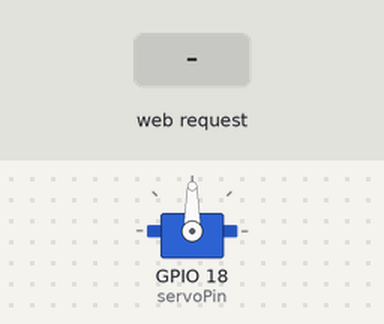
Simulated run of this sketch. Board: ESP32. Shown: servo. Inputs (shaded band) come from the test bench. WiFi joins after 1.5 s; servers stay silent unless stated; what the sketch prints to the serial monitor is not drawn.

Above: at 2.7 s.
2.8 s: HTTP request GET /up received
At 3.4 s:
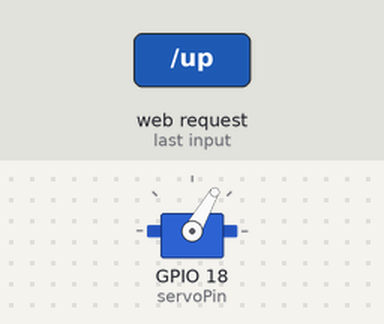
4.3 s: HTTP request GET /down received
At 5.5 s:
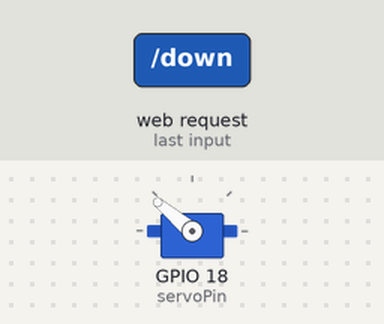
5.8 s: HTTP request GET /angle?val=1 received
At 6.9 s:
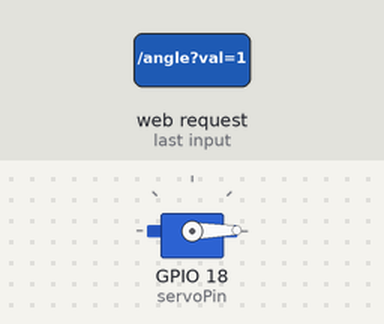
7.3 s: HTTP request GET /angle?val=120 received
At 8.0 s:
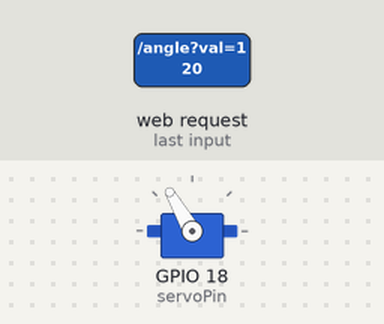
8.8 s: HTTP request GET /up?val=1 received
At 9.1 s:
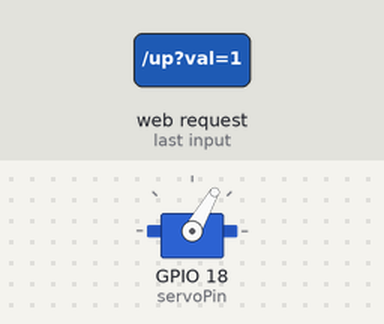
10.3 s: HTTP request GET /down?val=1 received
At 11.5 s:
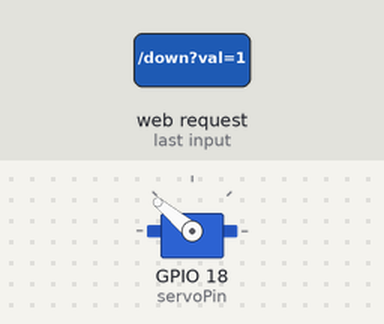
Timing chart, 0 to 12.8 s (numbered marks = the images above; inputs shaded):
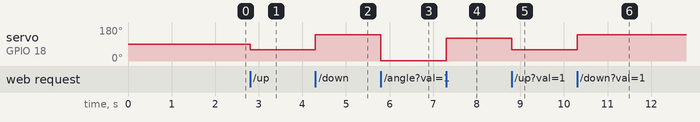

Measured:
- after the input at 2.8 s, servo on GPIO 18 (servoPin): 90° → 60° at once
- after the input at 4.3 s, servo on GPIO 18 (servoPin): 60° → 140° at once
- after the input at 5.8 s, servo on GPIO 18 (servoPin): 140° → 1° at once
- after the input at 7.3 s, servo on GPIO 18 (servoPin): 1° → 120° at once
- after the input at 8.8 s, servo on GPIO 18 (servoPin): 120° → 60° at once
- after the input at 10.3 s, servo on GPIO 18 (servoPin): 60° → 140° at once

The sketch:

LazyLightSwitch.ino
```cpp
#include <ESP32Servo.h>
#include <WiFi.h>
#include <WebServer.h>

Servo flipper;
WebServer server(80);

const char* ssid = "mywifissid";
const char* password = "mywifipassword";

const int servoPin = 18;
const int upAngle = 60;
const int downAngle = 140;

void setup() {
  Serial.begin(115200);

  flipper.setPeriodHertz(50);
  flipper.attach(servoPin, 500, 2400);

  WiFi.begin(ssid, password);
  while (WiFi.status() != WL_CONNECTED) {
    delay(500);
    Serial.print(".");
  }
  Serial.println();
  Serial.print("Connected. IP address: ");
  Serial.println(WiFi.localIP());

  server.on("/up", []() {
    flipper.write(upAngle);
    server.send(200, "text/plain", "switch up");
  });

  server.on("/down", []() {
    flipper.write(downAngle);
    server.send(200, "text/plain", "switch down");
  });

  server.on("/angle", []() {
    if (server.hasArg("val")) {
      int a = server.arg("val").toInt();
      flipper.write(a);
      server.send(200, "text/plain", "moved to " + String(a));
    } else {
      server.send(400, "text/plain", "missing val parameter");
    }
  });

  server.begin();
}

void loop() {
  server.handleClient();
}
```
